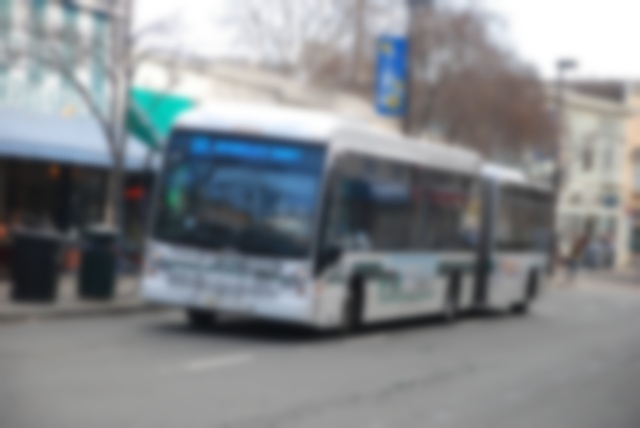
#> input picture src/test_images_fog/000000000641.jpg, 640 x 428 px; its folder holds only this picture in this run
$ python recover_vision.py
#> lines starting #> are read from the running program, lines starting #| are printed output that depends on the picture
#> in main, img is the input picture: shape (428, 640, 3); mean B, G, R 140.3, 136.9, 132.9
import cv2
import os
import glob

def apply_clahe(image, clip_limit=3.0, tile_size=(8, 8)):
    """
    CLAHEを使って画像を鮮明にする関数
    """
#> called with clip_limit = 3, tile_size = (8, 8)
    # 【超重要ポイント】
    # BGRのまま平坦化すると色がバグるため、一度「LAB色空間」に変換します。
    # L(明るさ)、A(赤〜緑)、B(黄〜青) に分離します。
    lab = cv2.cvtColor(image, cv2.COLOR_BGR2LAB)
#> lab: shape (428, 640, 3); mean of channels 0, 1, 2 143, 127.7, 125.7
    l_channel, a_channel, b_channel = cv2.split(lab)
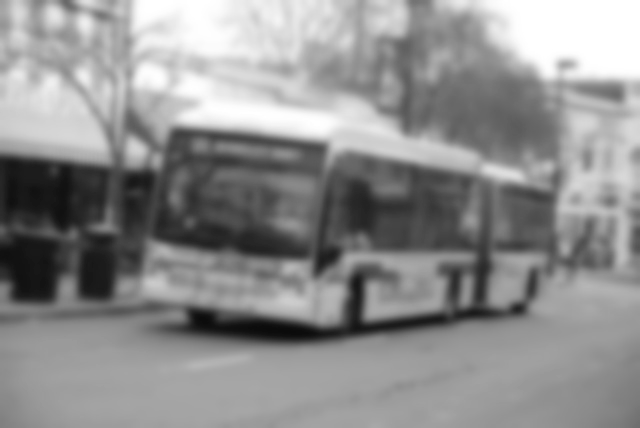
#> l_channel: shape (428, 640); min 11, max 255, mean 143
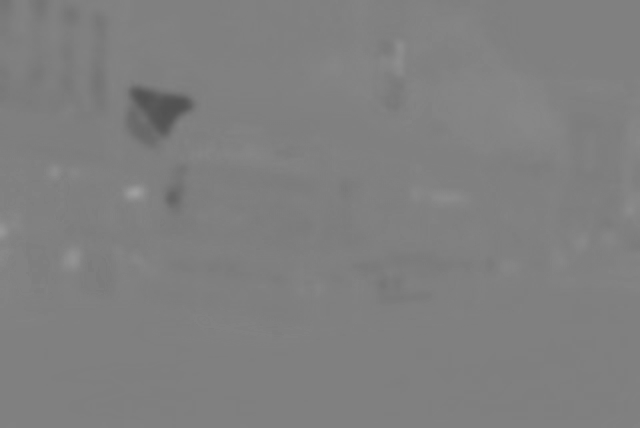
#> a_channel: shape (428, 640); min 82, max 160, mean 127.7
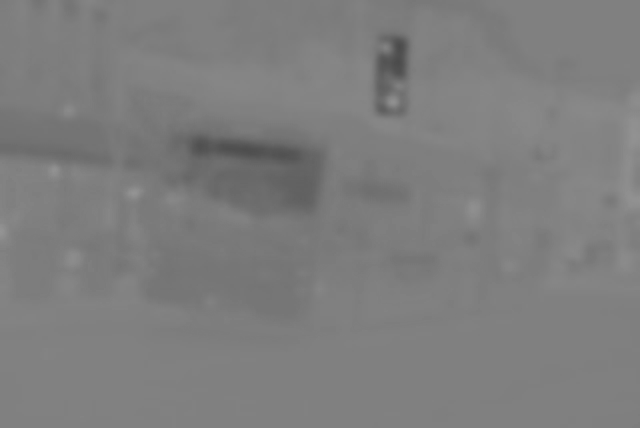
#> b_channel: shape (428, 640); min 75, max 149, mean 125.7

    # CLAHE（適応的ヒストグラム平坦化）の準備
    # clipLimitが大きいほどコントラストが強くなります（通常は2.0〜4.0がおすすめ）
    clahe = cv2.createCLAHE(clipLimit=clip_limit, tileGridSize=tile_size)

    # Lチャンネル（明るさのデータ）に対してのみ平坦化を実行
    cl = clahe.apply(l_channel)
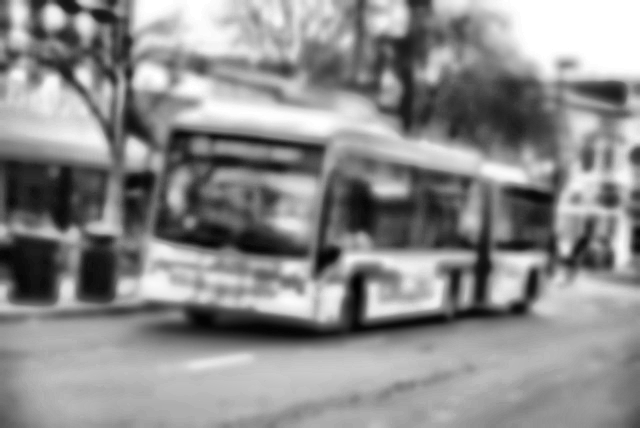
#> cl: shape (428, 640); min 2, max 255, mean 140.9

    # 平坦化した明るさ(cl)と、元の色(a, b)を再結合
    merged_lab = cv2.merge((cl, a_channel, b_channel))
#> merged_lab: shape (428, 640, 3); mean of channels 0, 1, 2 140.9, 127.7, 125.7

    # BGR（元の画像形式）に戻す
    recovered_img = cv2.cvtColor(merged_lab, cv2.COLOR_LAB2BGR)
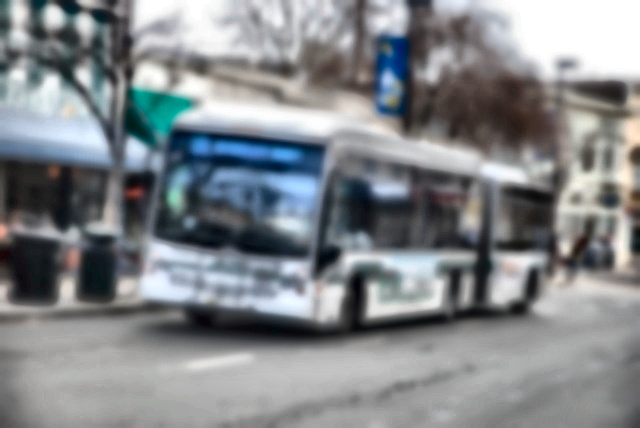
#> recovered_img: shape (428, 640, 3); mean B, G, R 138.8, 135.5, 131.4

    return recovered_img

def main():
    # 読み込むフォルダ（前回作った霧の画像）
    input_dir = 'test_images_fog'
    # 保存するフォルダ
    output_dir = 'test_images_recovered'

    os.makedirs(output_dir, exist_ok=True)
    image_paths = glob.glob(os.path.join(input_dir, '*.jpg'))

    if not image_paths:
        print(f"⚠️ '{input_dir}' に画像がありません。")
        return

    print(f"🪄 {len(image_paths)}枚の画像の霧を晴らして、AIの視力を回復させています...")

    for path in image_paths:
        filename = os.path.basename(path)
        img = cv2.imread(path)

        if img is None:
            continue

        # CLAHE関数を適用
        recovered_img = apply_clahe(img, clip_limit=3.0)

        # 処理後の画像を保存
        cv2.imwrite(os.path.join(output_dir, filename), recovered_img)

    print(f"✅ 完了！ '{output_dir}' フォルダを開いて、画質がどう変化したか確認してください。")

if __name__ == "__main__":
    main()

$ run again, on src/test_images_fog/000000004988.jpg
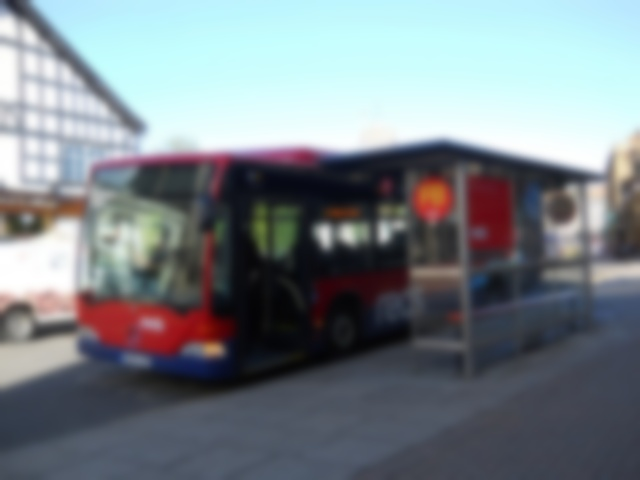
#> input picture src/test_images_fog/000000004988.jpg, 640 x 480 px
#> in main, img is the input picture: shape (480, 640, 3); mean B, G, R 135.5, 129.9, 120.9
#> lab: shape (480, 640, 3); mean of channels 0, 1, 2 133.2, 126.8, 124.3
#> in apply_clahe, `l_channel, a_channel, b_channel = cv2.split(lab)`:
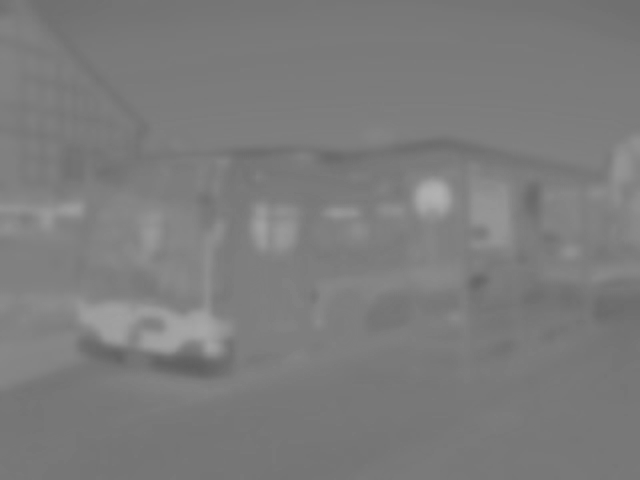
#> b_channel: shape (480, 640); min 94, max 178, mean 124.3
#> merged_lab: shape (480, 640, 3); mean of channels 0, 1, 2 140.7, 126.8, 124.3
#> in apply_clahe, `recovered_img = cv2.cvtColor(merged_lab, cv2.COLOR_LAB2BGR)`:
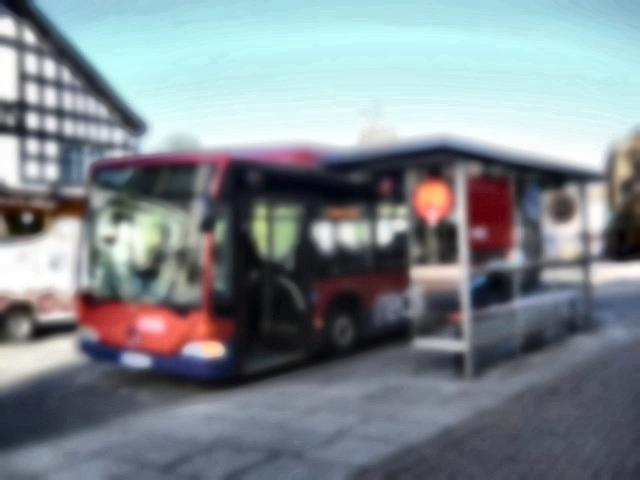
#> recovered_img: shape (480, 640, 3); mean B, G, R 142.2, 136.7, 127.6

$ run again, on src/test_images_fog/000000006414.jpg
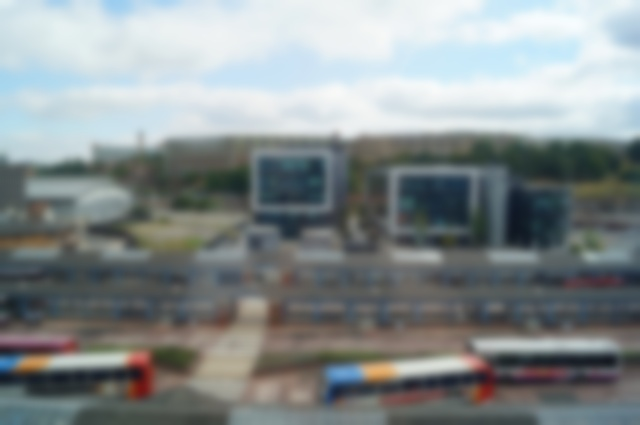
#> input picture src/test_images_fog/000000006414.jpg, 640 x 425 px
#> in main, img is the input picture: shape (425, 640, 3); mean B, G, R 142.1, 141.2, 134
#> lab: shape (425, 640, 3); mean of channels 0, 1, 2 145.7, 125.9, 126.9
#> in apply_clahe, `l_channel, a_channel, b_channel = cv2.split(lab)`:
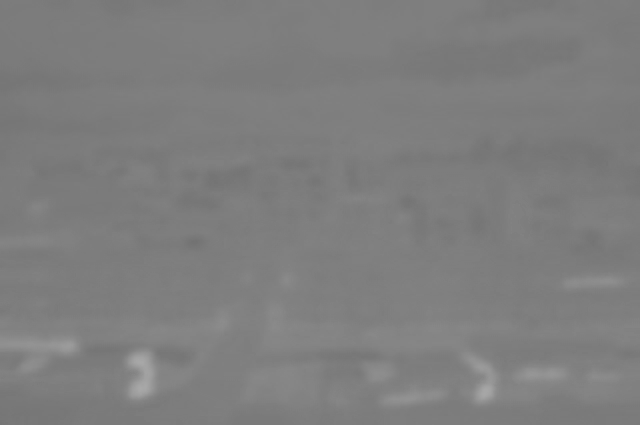
#> a_channel: shape (425, 640); min 114, max 169, mean 125.9
#> merged_lab: shape (425, 640, 3); mean of channels 0, 1, 2 150.7, 125.9, 126.9
#> in apply_clahe, `recovered_img = cv2.cvtColor(merged_lab, cv2.COLOR_LAB2BGR)`:
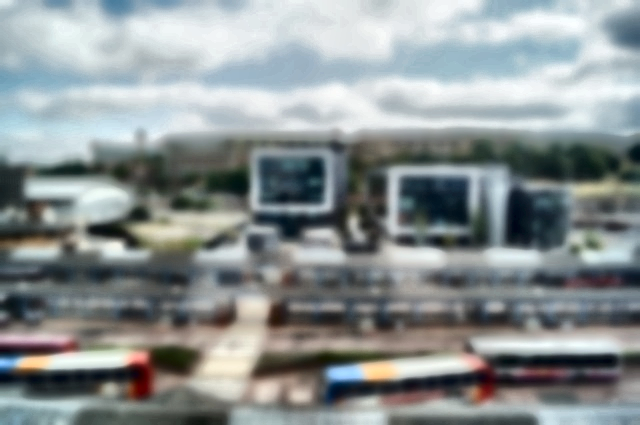
#> recovered_img: shape (425, 640, 3); mean B, G, R 147.1, 146.4, 139.2

$ run again, on src/test_images_fog/000000008836.jpg
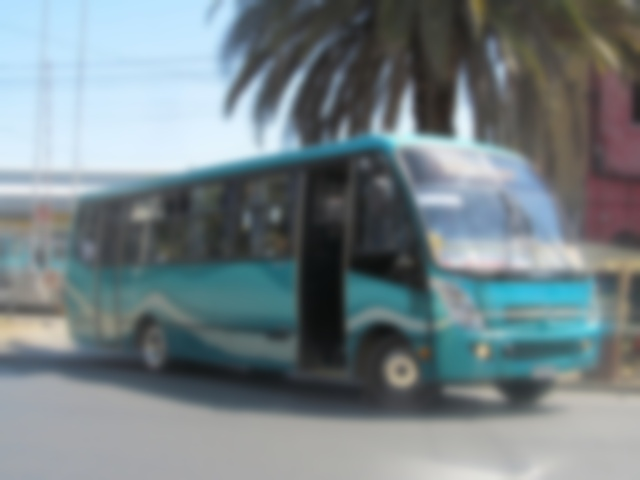
#> input picture src/test_images_fog/000000008836.jpg, 640 x 480 px
#> in main, img is the input picture: shape (480, 640, 3); mean B, G, R 134, 129.9, 117.8
#> lab: shape (480, 640, 3); mean of channels 0, 1, 2 134.2, 125, 124.7
#> in apply_clahe, `l_channel, a_channel, b_channel = cv2.split(lab)`:
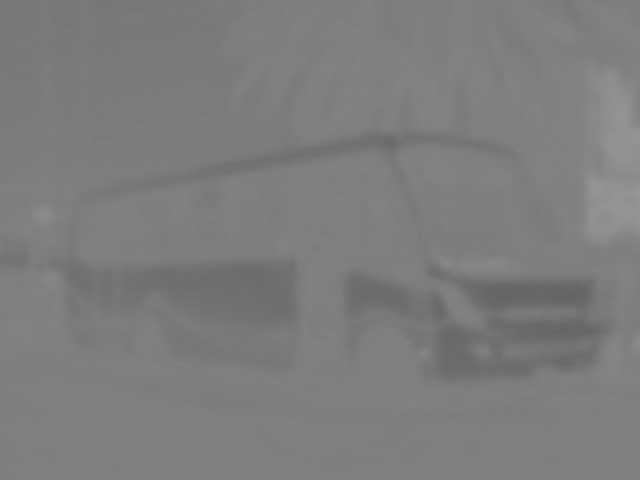
#> a_channel: shape (480, 640); min 99, max 150, mean 125
#> merged_lab: shape (480, 640, 3); mean of channels 0, 1, 2 142.1, 125, 124.7
#> in apply_clahe, `recovered_img = cv2.cvtColor(merged_lab, cv2.COLOR_LAB2BGR)`:
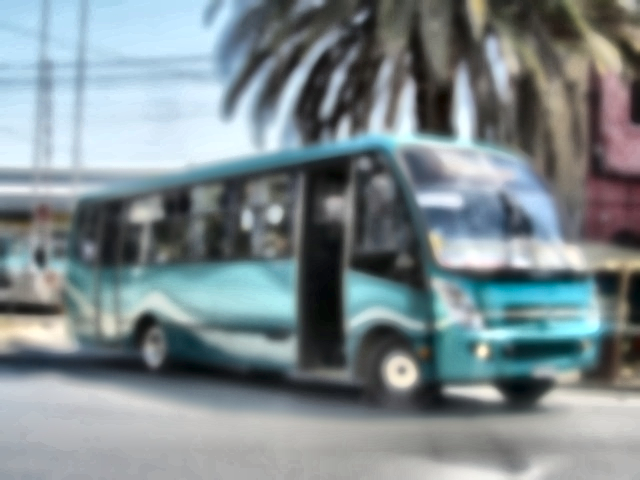
#> recovered_img: shape (480, 640, 3); mean B, G, R 142.2, 138.2, 125.9
